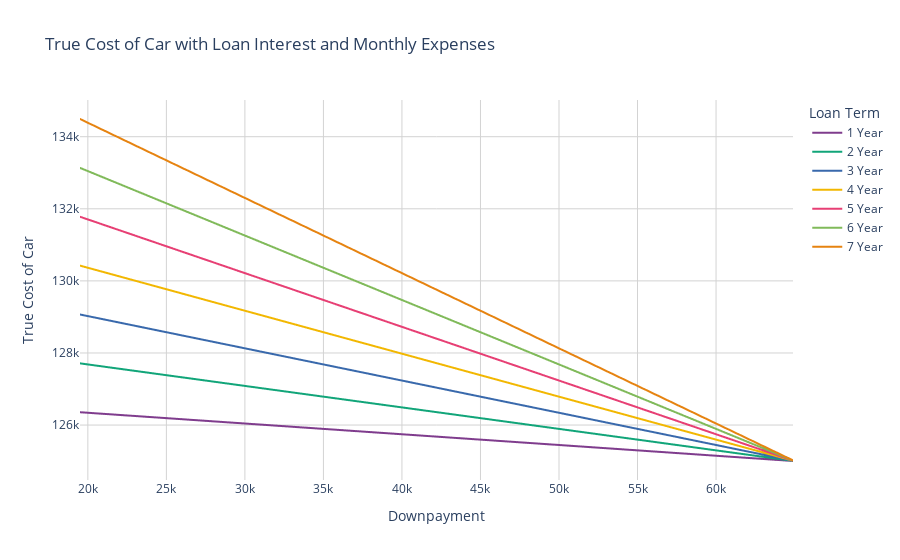

The code cell stored with this chart in its notebook:
### Code cell
fig = px.line(car_loan_df,x="Downpayment",y=["1 Year", "2 Year", "3 Year", "4 Year", "5 Year", "6 Year", "7 Year"],title="True Cost of Car with Loan Interest and Monthly Expenses", labels={"variable":"Loan Term","value":"True Cost of Car"},
                 color_discrete_sequence=px.colors.qualitative.Bold)

fig.update_layout({"plot_bgcolor":"white"})
fig.update_xaxes(showgrid=True, gridwidth=1, gridcolor='lightgrey')
fig.update_yaxes(showgrid=True, gridwidth=1, gridcolor='lightgrey')

fig.show()

### Figure 1 — Plotly figure (JSON) as saved in the notebook; plotly's stock layout.template omitted (floating-point values rounded to 4 significant figures; data arrays with more than 128 entries replaced by an {"elided": "..."} marker saying what was removed)
{"data": [{"hovertemplate": "Loan Term=1 Year<br>Downpayment=%{x}<br>True Cost of Car=%{y}<extra></extra>", "legendgroup": "1 Year", "line": {"color": "rgb(127, 60, 141)", "dash": "solid"}, "mode": "lines", "name": "1 Year", "showlegend": true, "type": "scattergl", "x": {"elided": "228 int values"}, "xaxis": "x", "y": {"elided": "228 float values"}, "yaxis": "y"}, {"hovertemplate": "Loan Term=2 Year<br>Downpayment=%{x}<br>True Cost of Car=%{y}<extra></extra>", "legendgroup": "2 Year", "line": {"color": "rgb(17, 165, 121)", "dash": "solid"}, "mode": "lines", "name": "2 Year", "showlegend": true, "type": "scattergl", "x": {"elided": "228 int values"}, "xaxis": "x", "y": {"elided": "228 float values"}, "yaxis": "y"}, {"hovertemplate": "Loan Term=3 Year<br>Downpayment=%{x}<br>True Cost of Car=%{y}<extra></extra>", "legendgroup": "3 Year", "line": {"color": "rgb(57, 105, 172)", "dash": "solid"}, "mode": "lines", "name": "3 Year", "showlegend": true, "type": "scattergl", "x": {"elided": "228 int values"}, "xaxis": "x", "y": {"elided": "228 float values"}, "yaxis": "y"}, {"hovertemplate": "Loan Term=4 Year<br>Downpayment=%{x}<br>True Cost of Car=%{y}<extra></extra>", "legendgroup": "4 Year", "line": {"color": "rgb(242, 183, 1)", "dash": "solid"}, "mode": "lines", "name": "4 Year", "showlegend": true, "type": "scattergl", "x": {"elided": "228 int values"}, "xaxis": "x", "y": {"elided": "228 float values"}, "yaxis": "y"}, {"hovertemplate": "Loan Term=5 Year<br>Downpayment=%{x}<br>True Cost of Car=%{y}<extra></extra>", "legendgroup": "5 Year", "line": {"color": "rgb(231, 63, 116)", "dash": "solid"}, "mode": "lines", "name": "5 Year", "showlegend": true, "type": "scattergl", "x": {"elided": "228 int values"}, "xaxis": "x", "y": {"elided": "228 float values"}, "yaxis": "y"}, {"hovertemplate": "Loan Term=6 Year<br>Downpayment=%{x}<br>True Cost of Car=%{y}<extra></extra>", "legendgroup": "6 Year", "line": {"color": "rgb(128, 186, 90)", "dash": "solid"}, "mode": "lines", "name": "6 Year", "showlegend": true, "type": "scattergl", "x": {"elided": "228 int values"}, "xaxis": "x", "y": {"elided": "228 float values"}, "yaxis": "y"}, {"hovertemplate": "Loan Term=7 Year<br>Downpayment=%{x}<br>True Cost of Car=%{y}<extra></extra>", "legendgroup": "7 Year", "line": {"color": "rgb(230, 131, 16)", "dash": "solid"}, "mode": "lines", "name": "7 Year", "showlegend": true, "type": "scattergl", "x": {"elided": "228 int values"}, "xaxis": "x", "y": {"elided": "228 float values"}, "yaxis": "y"}], "layout": {"legend": {"title": {"text": "Loan Term"}, "tracegroupgap": 0}, "plot_bgcolor": "white", "title": {"text": "True Cost of Car with Loan Interest and Monthly Expenses"}, "xaxis": {"anchor": "y", "domain": [0, 1], "gridcolor": "lightgrey", "gridwidth": 1, "showgrid": true, "title": {"text": "Downpayment"}}, "yaxis": {"anchor": "x", "domain": [0, 1], "gridcolor": "lightgrey", "gridwidth": 1, "showgrid": true, "title": {"text": "True Cost of Car"}}}}
